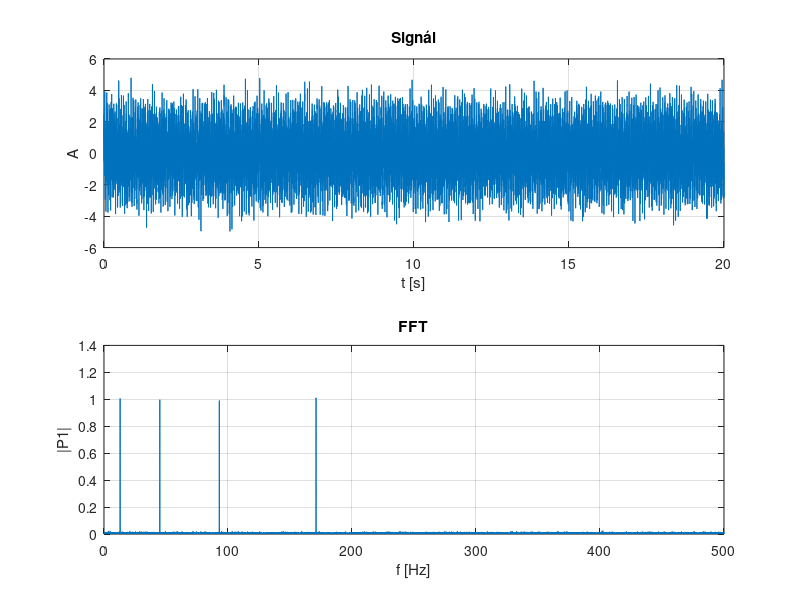

Source code (MATLAB): (Note: this script raises an error after producing the figure.)
clc; clear; close all;

Fs = 1000;
T = 20;
t = 0:1/Fs:T-1/Fs;

f1 = 13; f2 = 45; f3 = 93; f4 = 171;
sig_pure = sin(2*pi*f1*t) + sin(2*pi*f2*t) + sin(2*pi*f3*t) + sin(2*pi*f4*t);
noise1 = 0.5 * randn(size(t));
noise2 = 0.2 * randn(size(t));
sig_total = sig_pure + noise1 + noise2;

figure;
subplot(2,1,1);
plot(t, sig_total);
title('Signál');
xlabel('t [s]'); ylabel('A');
grid on;

L = length(sig_total);
Y = fft(sig_total);
P2 = abs(Y/L);
P1 = P2(1:L/2+1);
P1(2:end-1) = 2*P1(2:end-1);
f_axis = Fs*(0:(L/2))/L;

subplot(2,1,2);
plot(f_axis, P1);
title('FFT');
xlabel('f [Hz]'); ylabel('|P1|');
grid on;

fc1 = 15;
N1 = 100;
b1 = fir1(N1, fc1/(Fs/2), 'low', hamming(N1+1));
a1 = 1;

Rp = 0.6; Rs = 65;
fc2 = 15;
[n2, Wn2] = ellipord(fc2/(Fs/2), (fc2+5)/(Fs/2), Rp, Rs);
[b2, a2] = ellip(n2, Rp, Rs, Wn2, 'low');

fc3 = 94;
N3 = 50;
b3 = fir1(N3, fc3/(Fs/2), 'high', blackman(N3+1));
a3 = 1;

fc4 = 94;
[n4, Wn4] = ellipord((fc4)/(Fs/2), (fc4-5)/(Fs/2), Rp, Rs);
[b4, a4] = ellip(n4, Rp, Rs, Wn4, 'high');

freqs6 = [20 80];
N6 = 100;
b6 = fir1(N6, freqs6/(Fs/2), 'bandpass', hamming(N6+1));
a6 = 1;

[b7, a7] = cheby1(4, 1, [20 80]/(Fs/2), 'bandpass');

freqs8 = [40 50];
N8 = 80;
b8 = fir1(N8, freqs8/(Fs/2), 'stop', hanning(N8+1));
a8 = 1;

[b9, a9] = ellip(4, 1, 50, [40 50]/(Fs/2), 'stop');

b1_swap = fir1(N1, fc1/(Fs/2), 'low', blackman(N1+1));
b3_swap = fir1(N3, fc3/(Fs/2), 'high', hamming(N3+1));

figure;
freqz(b1, 1, 1024, Fs); hold on;
freqz(b1_swap, 1, 1024, Fs);
freqz(b3, 1, 1024, Fs);
freqz(b3_swap, 1, 1024, Fs);
legend('F1-Ham', 'F1-Blk', 'F3-Blk', 'F3-Ham');
title('Okna');

% bod5:
%  Blackman má menší postranní laloky → lepší útlum mimo pásmo,
%  ale přechod je širší, takže filtr není tak strmý.
%  Hamming je ostřejší, ale víc propouští mimo pásmo.
%  Po prohození je to pěkně vidět na LP vs HP filtrech.

figure;
subplot(2,1,1);
[h6, w6] = freqz(b6, a6, 1024, Fs);
[h7, w7] = freqz(b7, a7, 1024, Fs);
plot(w6, 20*log10(abs(h6)), 'b'); hold on;
plot(w7, 20*log10(abs(h7)), 'r--');
title('BP FIR vs IIR');
xlabel('f [Hz]'); ylabel('dB'); grid on; ylim([-100 10]);

subplot(2,1,2);
[h8, w8] = freqz(b8, a8, 1024, Fs);
[h9, w9] = freqz(b9, a9, 1024, Fs);
plot(w8, 20*log10(abs(h8)), 'b'); hold on;
plot(w9, 20*log10(abs(h9)), 'r--');
title('BS FIR vs IIR');
xlabel('f [Hz]'); ylabel('dB'); grid on; ylim([-100 10]);

% bod10:
%  IIR filtry mají ostřejší zlom, menší řád, víc útlumu mimo pásmo.
%  FIR je jemnější, má lineární fázi (lepší pro fázi signálu).
%  V grafech: červený = IIR (strmý), modrý = FIR (hladší).'

filters = {
    {b1, a1, '1 FIR LP'},
    {b2, a2, '2 IIR LP'},
    {b3, a3, '3 FIR HP'},
    {b4, a4, '4 IIR HP'},
    {b6, a6, '6 FIR BP'},
    {b7, a7, '7 IIR BP'},
    {b8, a8, '8 FIR BS'},
    {b9, a9, '9 IIR BS'}
};

for i = 1:length(filters)
    b = filters{i}{1};
    a = filters{i}{2};
    title_str = filters{i}{3};
    
    sig_filtered = filter(b, a, sig_total);
    
    Y_filt = fft(sig_filtered);
    P2_filt = abs(Y_filt/L);
    P1_filt = P2_filt(1:L/2+1);
    P1_filt(2:end-1) = 2*P1_filt(2:end-1);
    
    figure;
    subplot(2,1,1);
    plot(t, sig_filtered);
    title(['čas: ' title_str]);
    xlabel('t [s]'); ylabel('A');
    grid on; xlim([0 2]);
    
    subplot(2,1,2);
    plot(f_axis, P1_filt);
    title(['FFT: ' title_str]);
    xlabel('f [Hz]'); ylabel('|P1|');
    grid on;
end